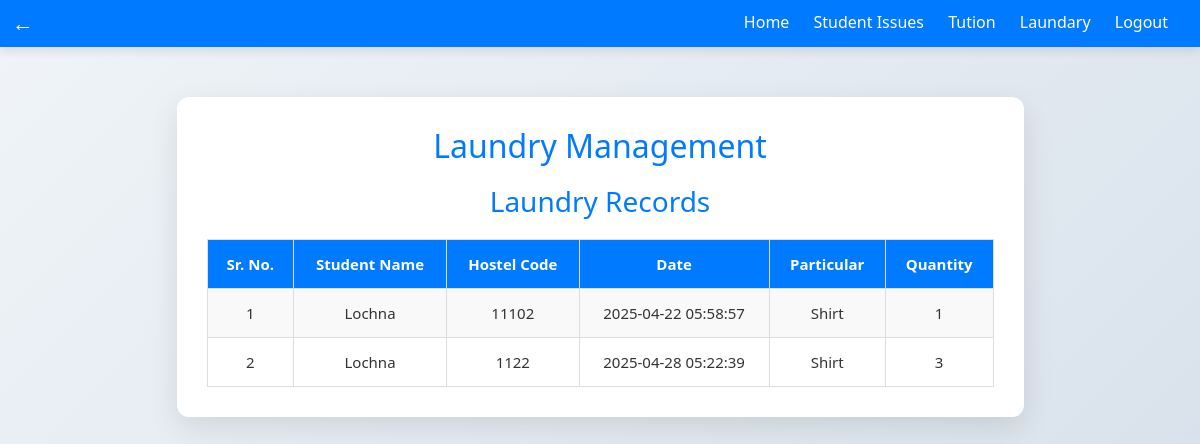
Screenshot of /laundary.php (signed in) with the database file from the repository.
### tables this page shows
CREATE TABLE `laundry` (
  `id` int(11) NOT NULL,
  `student_id` int(11) NOT NULL,
  `student_name` varchar(100) NOT NULL,
  `hostel_code` varchar(20) NOT NULL,
  `particular` varchar(100) NOT NULL,
  `quantity` int(11) NOT NULL CHECK (`quantity` >= 0),
  `date` timestamp NOT NULL DEFAULT current_timestamp()
);

### laundary.php (the view, shortened to what this page needs)
<?php
include 'db.php';
$role = $_SESSION['role'];
?>
<!DOCTYPE html>
<html lang="en">
<head>
<link href="https://cdn.jsdelivr.net/npm/bootstrap@5.3.3/dist/css/bootstrap.min.css" rel="stylesheet">
    <link rel="stylesheet" href="style.css">
</head>
<body>
<?php include 'navbar.php'; ?>
    <div class="container">
        <h2>Laundry Management</h2>
        <?php if ($role == 'admin') { ?>
            <h3>Laundry Records</h3>
            <table>
                <tr>
                    <th>Sr. No.</th>
                    <th>Student Name</th>
                    <th>Hostel Code</th>
                    <th>Date</th>
                    <th>Particular</th>
                    <th>Quantity</th>
                </tr>
                <?php
                $result = $conn->query("SELECT * FROM laundry");
                $sr = 1;
                while ($row = $result->fetch_assoc()) {
                    echo "<tr>
                            <td>{$sr}</td>
                            <td>{$row['student_name']}</td>
                            <td>{$row['hostel_code']}</td>
                            <td>{$row['date']}</td>
                            <td>{$row['particular']}</td>
                            <td>{$row['quantity']}</td>
                        </tr>";
                    $sr++;
                }
                ?>
            </table>
        <?php } ?>
    </div>
</body>
</html>

### style.css (style rules this page uses)
* { box-sizing: border-box; margin: 0; padding: 0; }
body { font-family: 'Segoe UI', Tahoma, Geneva, Verdana, sans-serif; background: linear-gradient(135deg, #f0f4f8, #d9e2ec); color: #333; line-height: 1.6; }
.container { background: #ffffff; max-width: 847px; margin: 50px auto; padding: 30px; border-radius: 12px; box-shadow: 0 10px 30px rgba(0, 0, 0, 0.1); text-align: left; }
h1, h2, h3 { text-align: center; color: #007BFF; margin-bottom: 20px; }
table { width: 100% ; border-collapse: collapse ; margin-top: 20px ; font-size: 15px ; }
th, td { border: 1px solid #ddd !important; padding: 12px 15px ; text-align: center ; }
th { background-color: #007BFF !important; color: white !important; }
tr:nth-child(even) { background-color: #f9f9f9 !important; }

### rows the page displays
laundry: student_name "Lochna", hostel_code "11102", date "2025-04-22 05:58:57", particular "Shirt", quantity "1"
laundry: student_name "Lochna", hostel_code "1122", date "2025-04-28 05:22:39", particular "Shirt", quantity "3"
